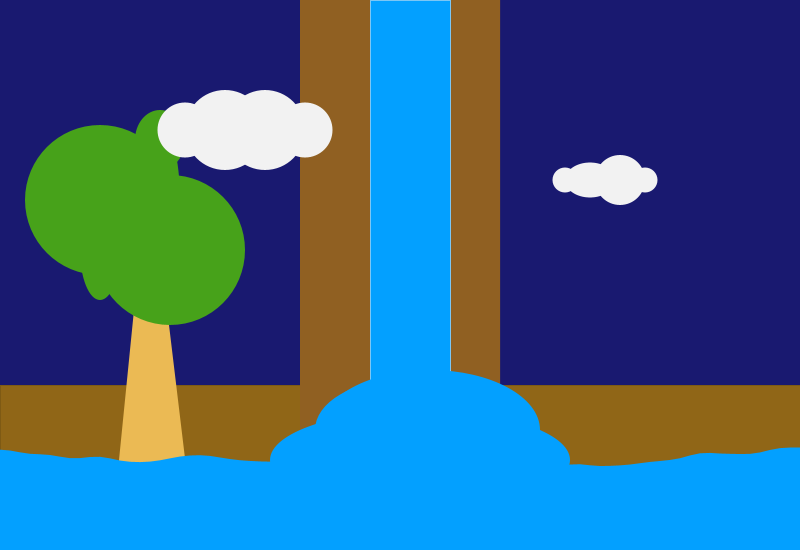
Frame 1 (no input)
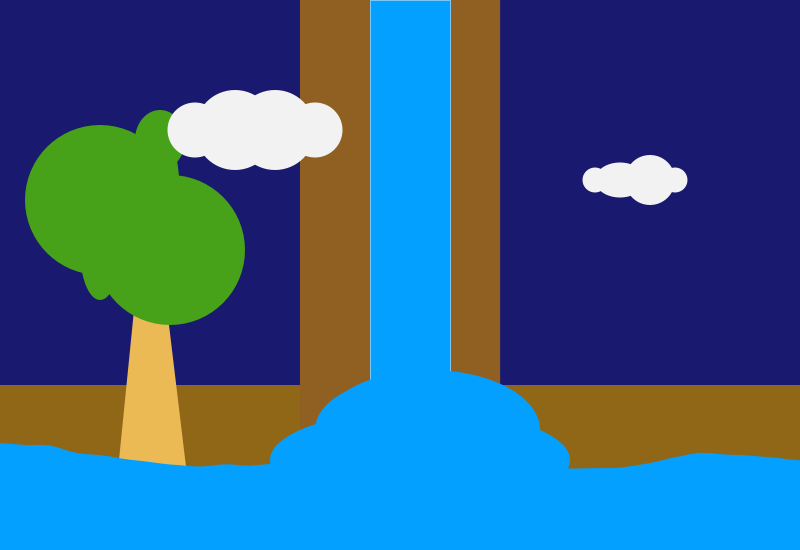
Frame 60 (the mouse pressed at the canvas centre just before this capture)
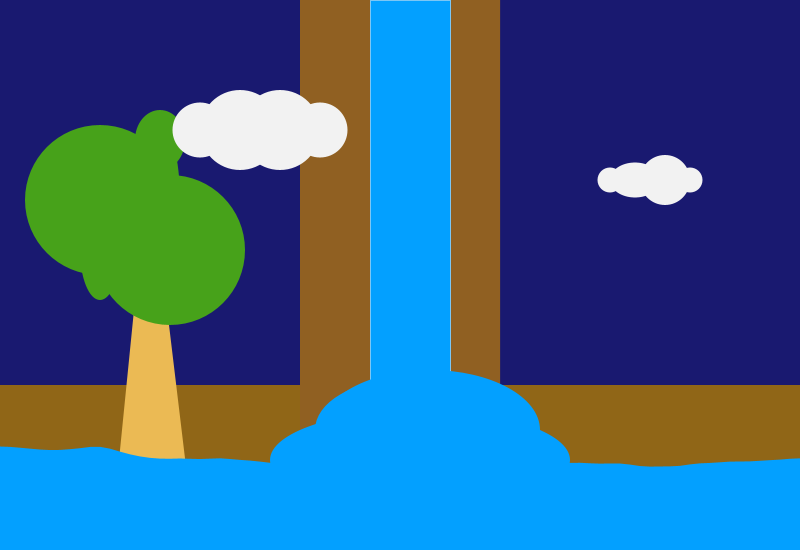
Frame 120 (the mouse held since frame 60 and released just before this capture)

The Processing sketch that drew these frames (run headless with seeded random() and noise(); from frame 60 on, the mouse is pressed at the canvas centre):

// Processing sketch: grafkom
// ── grafkom.pde
float yoff= 0.0;

void setup()
{
size(800,550);

}

void draw (){
  int d= second();
   background(25,25,112);
  strokeWeight(0);
  fill(#906617);
  rect(0,385,800,185);
  



//pohon
fill(235,186,84); 
  noStroke();
  smooth();
  beginShape();
  vertex(115,500);
  vertex(190,500);
  vertex(160,250);
  vertex(140,250);
  endShape();
  fill(71,162,26);
  ellipse(100,200,150,150);
  ellipse(100,250,40,100);
  ellipse(170,250,150,150);
  ellipse(160,140,50,60);
  ellipse(160,200,40,150);
  endShape();
  stroke(0);
  
  //air terjun
  stroke(#906022);
  fill(#906022);
  rect(300,0,200,985);
  //ellipse
  stroke(#7CC7F5);
  strokeWeight(1);
  fill(3,160,255);
  rect(370,0,80,985);
  
  //kolam
  fill(3,160,255); 
  noStroke();
  ellipse(400,430,170,100);
  ellipse(430,430,220,120);
  ellipse(400,450,240,70);
  ellipse(400,470,260,100);
  ellipse(420,500,340,100);
  ellipse(420,460,300,100);
  
    //gelombang
  strokeWeight(1);
  fill(3,160,255);
  beginShape();
  fill(3,160,255);
  beginShape();
  float xoff = 0;
  for (float x=0; x<= width; x += 10) {
    float y = map(noise(xoff, yoff), 0, 1, 480, 430);
    vertex(x, y);
    xoff += 0.05;
  }
  yoff += 0.01;
  vertex(width, height);
  vertex(0, height);
  endShape(CLOSE);
  
//awan1
strokeWeight(0);
fill(#F2F2F2);
ellipse(50+15*d, 180, 50, 35);
ellipse(80+15*d, 180, 50,50);
ellipse(105+15*d, 180, 25, 25);
ellipse(25+15*d, 180, 25, 25);

//awan2
strokeWeight(0);
fill(#F2F2F2);
ellipse(45+5*d, 130, 80, 80);
ellipse(85+5*d, 130, 80,80);
ellipse(125+5*d, 130, 55, 55);
ellipse(5+5*d, 130, 55, 55);
}
